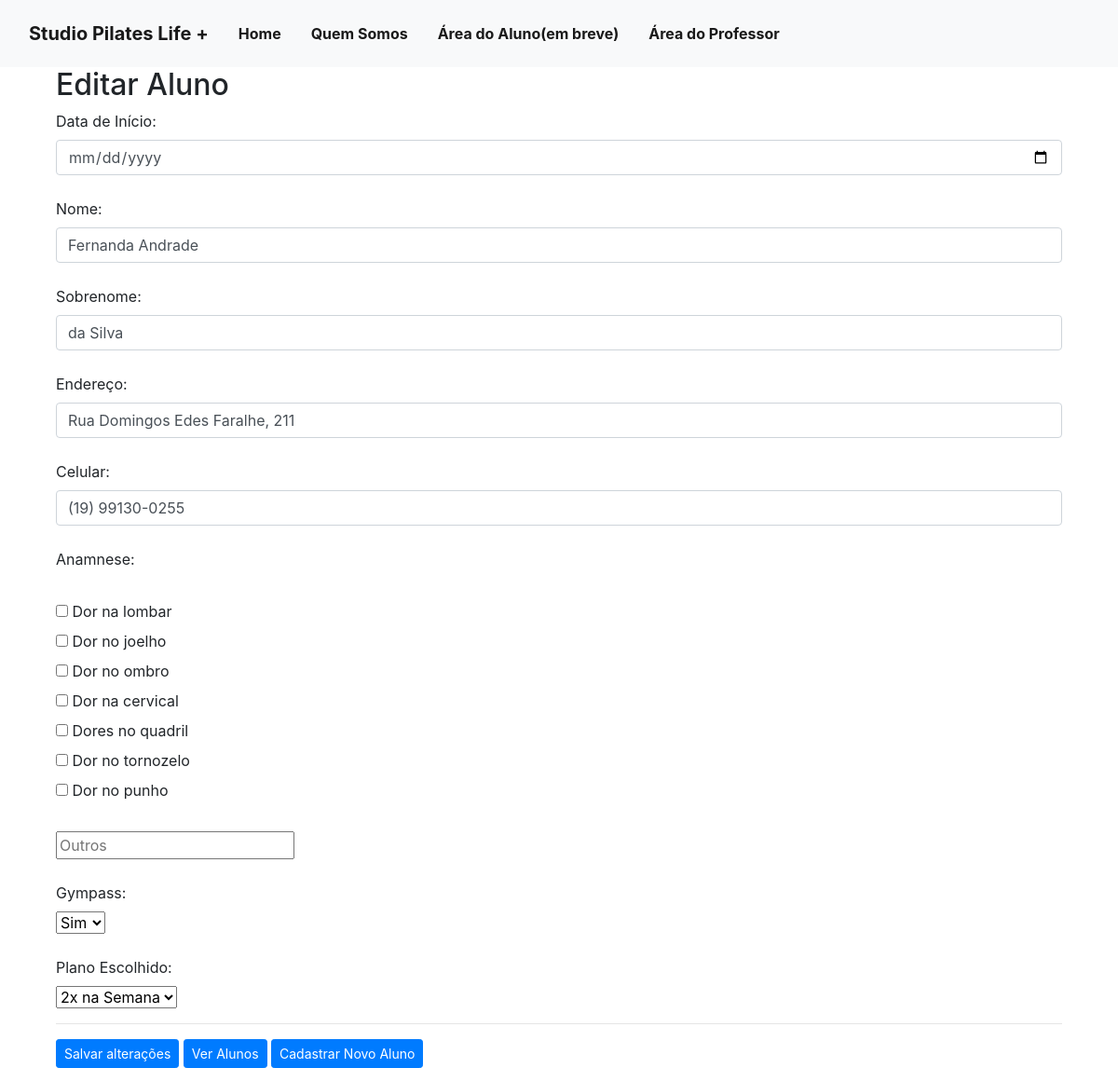
Page /ver-alunos/editar-alunos/12/ (signed in) on the committed database.
### alunos/models.py (models this page shows, shortened)
class Alunos(models.Model):
    data_inicio = models.DateField(default="2022-01-01")
    nome = models.CharField(max_length=30, default="Digite o nome")
    sobrenome = models.CharField(max_length=30, default="Digite o Sobrenome")
    endereco = models.CharField(max_length=100, default="Digite o endereço")
    data_nascimento = models.DateField(default="1990-01-01")
    idade = models.IntegerField(default=18)
    cpf = models.CharField(max_length=11, default="Digite seu CPF")
    celular = models.CharField(max_length=15, default="")
    anamnesis = models.TextField(max_length=500, default="Qual são as suas queixas?")
    gympass = models.BooleanField(default=False)
    plano_escolhido = models.CharField(
        max_length=20,
        choices=[
            ("1x", "1x na semana"),
            ("2x", "2x na semana"),
            ("3x", "3x na semana"),
        ],
        default="1x",
    )
    data_pagamento = models.DateField(default="Escolha um data de pagamento")
    class Meta:
        verbose_name = "Aluno"

### alunos/views.py (the view)
# urls.py: path("ver-alunos/editar-alunos/<int:pk>/", views.editar_aluno, name='editar_aluno'),
def editar_aluno(request, pk):
    if request.session.get('usuario'):
        usuario = Usuario.objects.get(id=request.session['usuario'])
        aluno = get_object_or_404(Alunos, pk=pk)
        if request.method == "POST":
            data_inicio = request.POST.get('data_inicio', aluno.data_inicio)
            if not data_inicio or data_inicio == '':
                return redirect("/valida-edicao-cadastro/?status=1")
            aluno.data_inicio = data_inicio
            aluno.nome = request.POST.get('nome', aluno.nome)
            aluno.sobrenome = request.POST.get('sobrenome', aluno.sobrenome)
            aluno.endereco = request.POST.get('endereco', aluno.endereco)
            aluno.celular = request.POST.get('celular', aluno.celular)
            aluno.gympass = request.POST.get('gympass') == 'True'
            aluno.plano_escolhido = request.POST.get('plano_escolhido', aluno.plano_escolhido)
            anamnesis = request.POST.getlist("anamnesis[]", [])
            if anamnesis:
                aluno.anamnesis = formatar_anamneses(aluno.anamnesis)
            proxima_data_pagamento = calcular_proxima_data_pagamento_srt(aluno.data_inicio)
            aluno.data_pagamento = proxima_data_pagamento
            aluno.save()
            mensagem_confirmacao = f"Os dados do aluno {aluno.nome}{aluno.sobrenome} foram atualizados com sucesso!"
            return render(request, 'editar_alunos.html', {'Aluno': aluno, 'mensagem_confirmacao': mensagem_confirmacao})
        else:
            return render(request, 'editar_alunos.html', {'Aluno': aluno})
    else:
        return redirect('/auth/login/?status=2')

### alunos/templates/editar_alunos.html (shortened to what this page needs)
{% extends 'base.html' %}
{% block 'conteudo' %}
<div class="container">
<div class="col-md">
  <h2>Editar Aluno</h2>
<form method="post">
    <label for="data_inicio">Data de Início:</label><br>
    <input type="date" id="data_inicio" name="data_inicio" class="form-control" value="{{ Aluno.data_inicio}}">
    <br>
    <label for="nome">Nome:</label>
    <input type="text" name="nome" class="form-control" value="{{ Aluno.nome }}">
    <br>
    <label for="sobrenome">Sobrenome:</label>
    <input type="sobrenome" name="sobrenome" class="form-control" value="{{ Aluno.sobrenome }}">
    <br>
    <label for="endereco">Endereço:</label>
    <br>
    <input type="text" id="endereco" name="endereco" class="form-control" value="{{ Aluno.endereco }}">
    <br>
    <label for="celular">Celular:</label>
    <br>
      <input type="tel" id="celular" name="celular" required class="form-control" value="{{ Aluno.celular }}">
    <br>
    <label for="anamnesis">Anamnese:</label><br>
    <br>
<div>
  <input type="checkbox" id="dor_lombar" name="anamnesis[]" value="Dor na lombar">
  <label for="dor_lombar">Dor na lombar</label><br>
  <input type="checkbox" id="dor_joelho" name="anamnesis[]" value="Dor no joelho">
  <label for="dor_joelho">Dor no joelho</label><br>
  <input type="checkbox" id="dor_ombro" name="anamnesis[]" value="Dor no ombro">
  <label for="dor_ombro">Dor no ombro</label><br>
  <input type="checkbox" id="dor_cervical" name="anamnesis[]" value="Dor na cervical">
  <label for="dor_cervical">Dor na cervical</label><br>
  <input type="checkbox" id="dores_quadril" name="anamnesis[]" value="Dores no quadril">
  <label for="dores_quadril">Dores no quadril</label><br>
  <input type="checkbox" id="dor_tornozelo" name="anamnesis[]" value="Dor no tornozelo">
  <label for="dor_tornozelo">Dor no tornozelo</label><br>
  <input type="checkbox" id="dor_punho" name="anamnesis[]" value="Dor no punho">
  <label for="dor_punho">Dor no punho</label><br>
  <br>
  <input type="text" id="outro" name="anamnesis[]" placeholder="Outros">
  <label for="outro"></label><br>
</div>
    <br>
    <label for="gympass">Gympass:</label>
    <br>
    <select id="gympass" name="gympass">
      <option value=True {% if Aluno.gympass %}selected{% endif %}>Sim</option>
    </select>
    <br>
    <br>
    <label for="plano_escolhido">Plano Escolhido:</label>
    <br>
    <select id="plano_escolhido" name="plano_escolhido">
        <option value="2x na Semana" {% if Aluno.plano_escolhido == "2x na Semana" %}selected{% endif %}> 2x na Semana </option>
    </select>
    <br>
    <hr>
    <button class= "btn btn-primary btn-sm" type="submit">Salvar alterações </button>
    <a class= "btn btn-primary btn-sm" href={% url 'ver_alunos'%}>Ver Alunos</a>
    <a class= "btn btn-primary btn-sm" href={% url 'cadastro_alunos'%}>Cadastrar Novo Aluno</a>
{% endblock %}

### rows in the picture
Alunos: nome "Fernanda Andrade", sobrenome "da Silva", endereco "Rua Domingos Edes Faralhe, 211", celular "(19) 99130-0255", gympass "Sim", plano_escolhido "2x na Semana"
